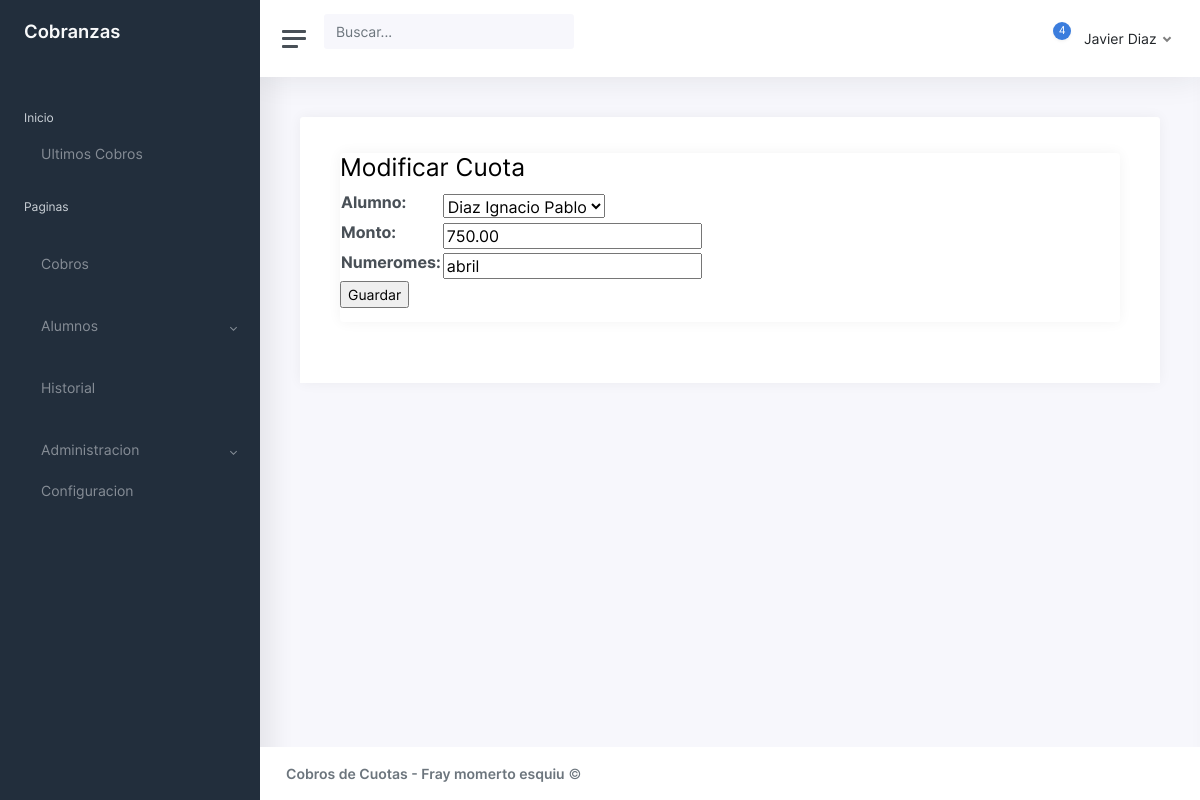
Page /modificar-cuota/1 on the committed database.
### Sistema/models.py (models this page shows, shortened)
class Cuota(models.Model):
    alumno = models.ForeignKey(Alumno, on_delete=models.CASCADE, null=False, blank=False)
    fecha = models.DateField(auto_now=True, null=False, blank=False)
    monto = models.DecimalField(null=False, blank=False, max_digits=8, decimal_places=2)
    numeromes = models.CharField(max_length=2, null=False)

### Sistema/views.py (the view)
# urls.py: path('modificar-cuota/<int:pk>', modificar_cuota, name="modificar_cuota"),
def modificar_cuota(request, pk):
    cuota = Cuota.objects.get(pk = pk)
    template = 'Sistema/modificar_cuota.html'
    formulario = CuotaForm(request.POST or None, instance=cuota)
    if formulario.is_valid():
        formulario.save()
        return redirect("listado_cuota")
    data = {
        'form':formulario
    }
    return render(request, template, data)

### Sistema/forms.py
class CuotaForm(ModelForm):
    class Meta:
        model = Cuota
        fields = ['alumno', 'monto', 'numeromes']

### Sistema/models.py (called while the page is built)
    def __str__(self):
        return self.apellido + ' ' + self.nombre

### Sistema/templates/Sistema/modificar_cuota.html (shortened to what this page needs)
{% extends 'Sistema/base.html' %}
{% block contenido %}
<h2>Modificar Cuota</h2>
<form method="POST">
    <table>
        {{ form.as_table }}
    </table>
    <input type="submit" value="Guardar">
</form>
{% endblock %}

### rows in the picture
Cuota: alumno "Diaz Ignacio Pablo", monto "750.00", numeromes "abril"
